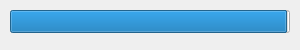
<?xml version="1.0" encoding="UTF-8"?>
<ui version="4.0">
 <class>ProgressDialog</class>
 <widget class="QDialog" name="ProgressDialog">
  <property name="geometry">
   <rect>
    <x>0</x>
    <y>0</y>
    <width>300</width>
    <height>50</height>
   </rect>
  </property>
  <property name="windowTitle">
   <string>Progress</string>
  </property>
  <widget class="QProgressBar" name="progressBar">
   <property name="geometry">
    <rect>
     <x>10</x>
     <y>10</y>
     <width>280</width>
     <height>23</height>
    </rect>
   </property>
   <property name="sizePolicy">
    <sizepolicy hsizetype="Fixed" vsizetype="Fixed">
     <horstretch>0</horstretch>
     <verstretch>0</verstretch>
    </sizepolicy>
   </property>
   <property name="minimum">
    <number>0</number>
   </property>
   <property name="maximum">
    <number>100</number>
   </property>
   <property name="value">
    <number>99</number>
   </property>
   <property name="textVisible">
    <bool>false</bool>
   </property>
  </widget>
 </widget>
 <resources/>
 <connections/>
</ui>
